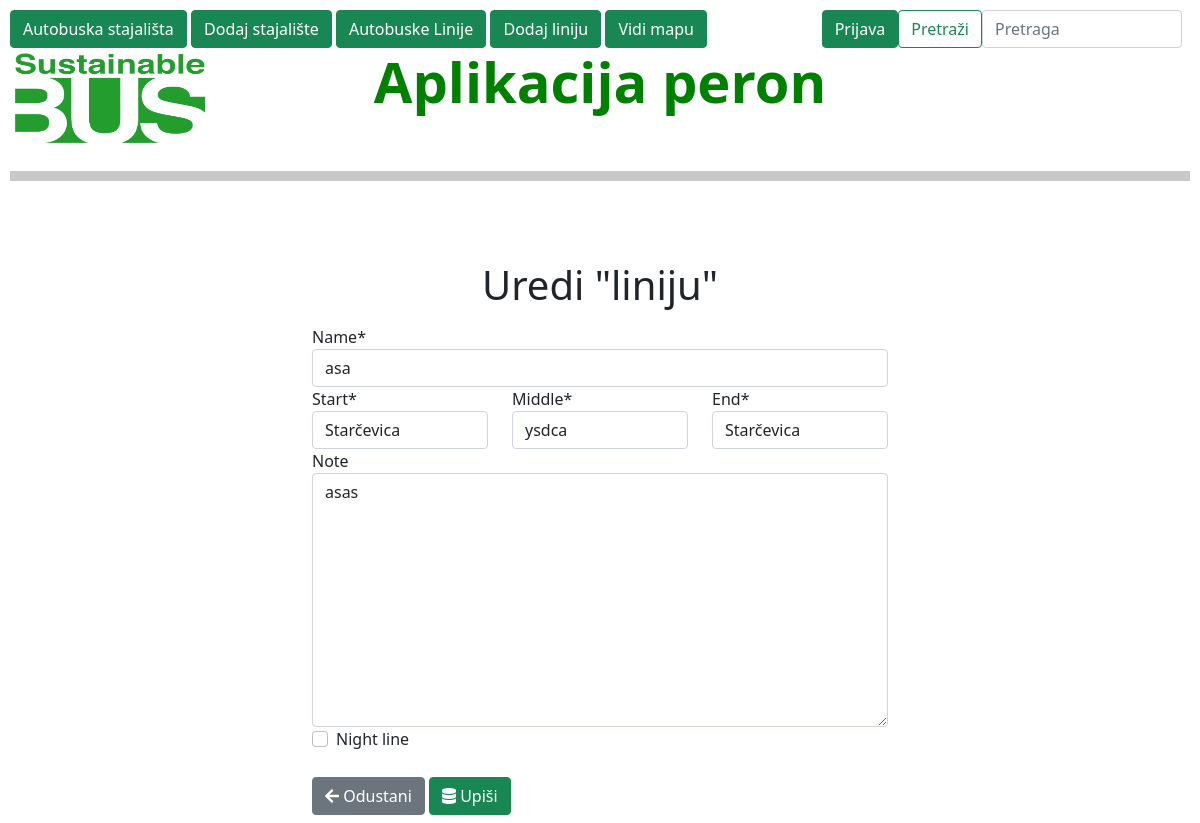
The page /line_edit/28 on the database its author committed.
### peron/models.py (models this page shows, shortened)
class Line(models.Model):
    name = models.CharField(max_length=200, blank=False)
    start = models.ForeignKey('Station', on_delete=models.CASCADE, null=False, blank=False, related_name='start')
    middle = models.ForeignKey('Station', on_delete=models.CASCADE, null=False, blank=False, related_name='middle')
    end = models.ForeignKey('Station', on_delete=models.CASCADE, null=False, blank=False, related_name='end')
    create_at = models.DateField(auto_now_add=True, blank=False)
    note = models.TextField(blank=True)
    night_line = models.BooleanField(default=False)

### peron/views.py (the view)
# urls.py: path('line_edit/<int:pk>', LineEdit.as_view(), name='editLine'),
class LineEdit(UpdateView):
    model = Line
    fields = "__all__"
    template_name = 'peron/line_edit.html'
    success_url = '/line/'

### peron/models.py (called while the page is built)
    def __str__(self):
        return self.name

### peron/templates/peron/line_edit.html (shortened to what this page needs)
{% extends 'peron/base.html' %}
{% load crispy_forms_tags %}
{% block content %}<br><br>
        <div class="container" style="max-width:600px">
            <div class="px-3 py-3 pt-md-2 pb-md-0 mx-auto text-center">
            <h1 class="display-9">Uredi "liniju"</h1>
            </div>
            <div class="py-2">
                <div class="row">
                    <div class="col-12">
                        <form method="post">
                                    {{ form.name|as_crispy_field }}
                                        <div class="row">
                                            <div class="col-md-4">
                                                {{ form.start|as_crispy_field }}
                                            </div>
                                            <div class="col-md-4">
                                                {{ form.middle|as_crispy_field }}
                                            </div>
                                            <div class="col-md-4">
                                                {{ form.end|as_crispy_field }}
                                            </div>
                                                {{ form.note|as_crispy_field }}
                                                {{ form.night_line|as_crispy_field }}
                                        </div><br>
                            <button class="btn btn-secondary"><i class="fa fa-arrow-left" aria-hidden="true"></i>
                                </i><a href="/line" style = "color: white; text-decoration: none;">Odustani</a></button>
                            <button type = "submit" class = "btn btn-success"><i class = "fas fa-database"></i> Upiši</button>
                        </form>
                    </div>
                </div>
            </div>
        </div>
{% endblock %}

### peron/static/css/style.css (style rules this page uses)
html { height: 100%; margin: 0; padding: 5px; }
body { background-color: hsla(89, 63%, 36%, 0.9); height: 100%; padding: 5px; }
* { box-sizing: border-box; }
body { margin: 0; padding: 5; }

### rows shown on the page
Line: name "asa", start "Starčevica", middle "ysdca", end "Starčevica", note "asas"
